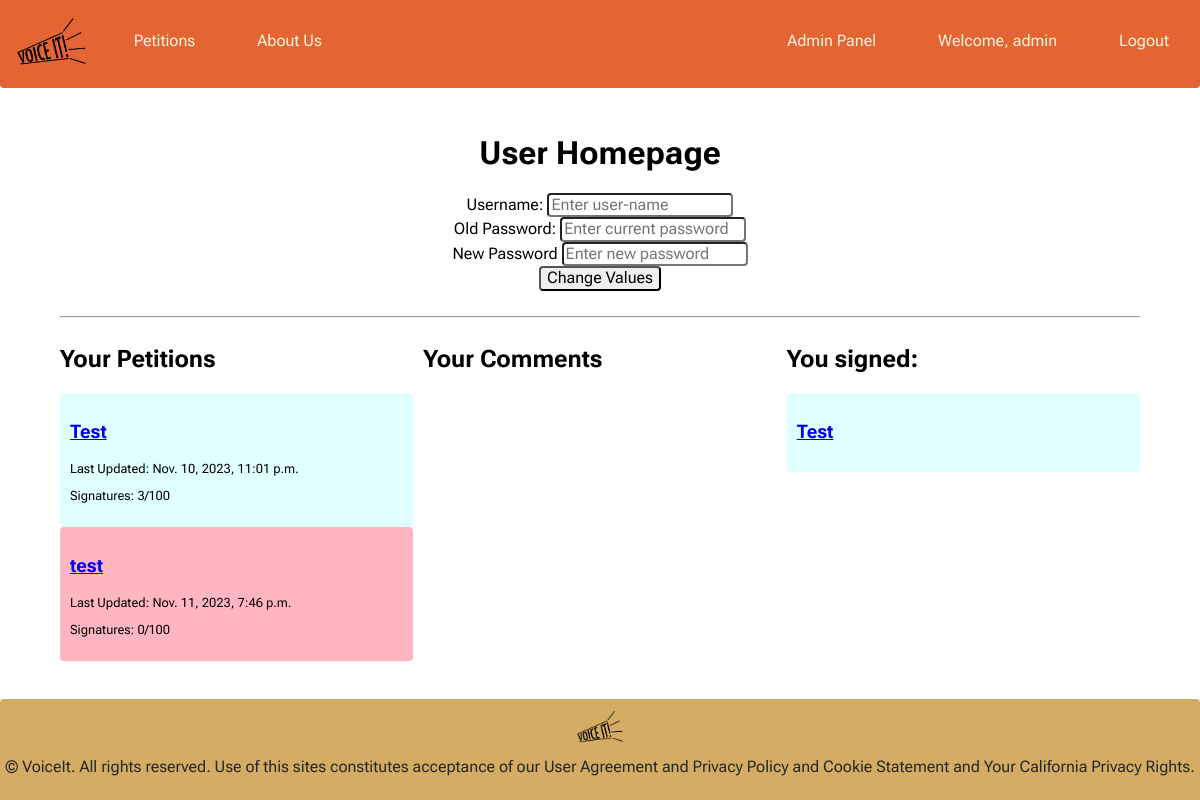
Page /profile/4/ (signed in) on the earlier database version.
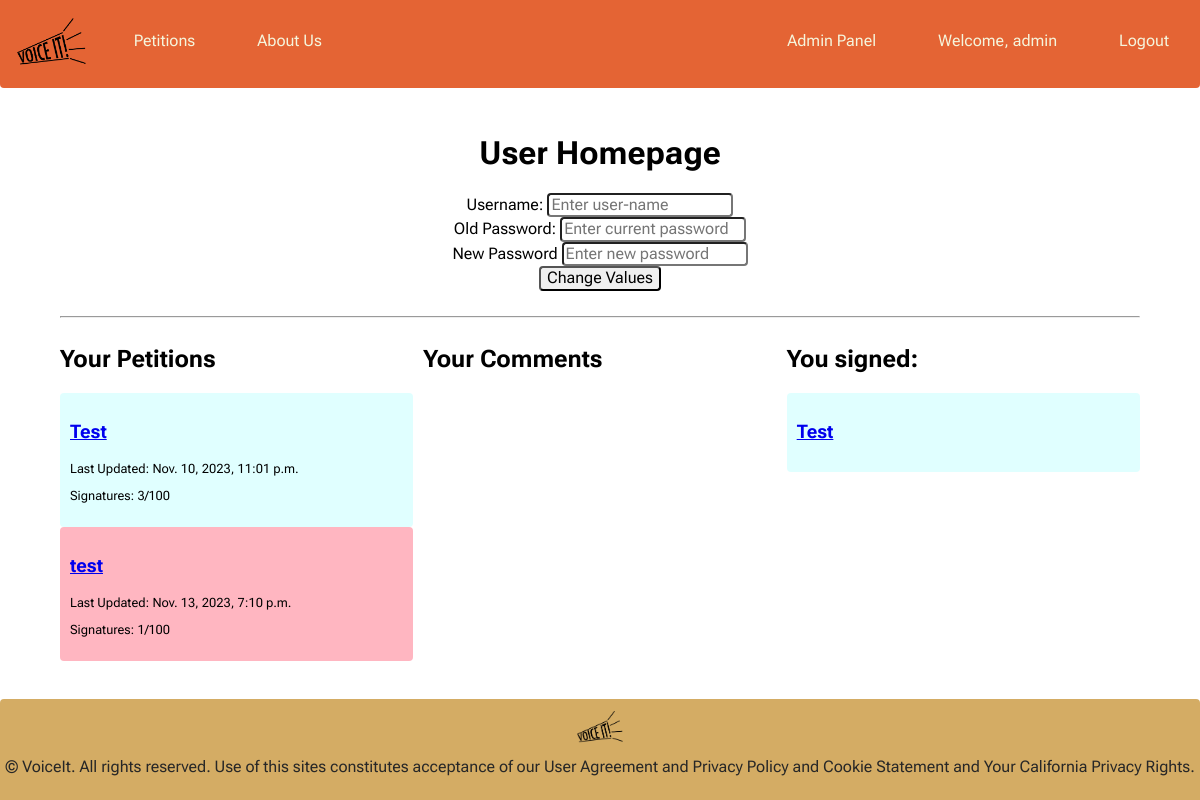
Same page on the later database version.
### base/models.py (models this page shows, shortened)
class Petition(models.Model) :
    id = models.UUIDField(primary_key=True, default=uuid.uuid4, editable=False, unique=True)
    author = models.ForeignKey(AUTH_USER_MODEL, on_delete = models.CASCADE, null = True)
    default_category = Category.objects.get(category_str="Other")
    category = models.ForeignKey(Category,  on_delete = models.CASCADE, null = False, blank = False,default=default_category.pk)
    signature_goal = models.PositiveIntegerField(null = True, blank = True)
    total_signatures = models.PositiveIntegerField(default = 0, null = True, blank = True)
    TITLE_CHAR_LIMIT = 70
    title = models.CharField(max_length = TITLE_CHAR_LIMIT, null=False, blank = False)
    ALLOW_EMPTY_TEXT = False
    description = models.TextField(null = ALLOW_EMPTY_TEXT, blank = ALLOW_EMPTY_TEXT, default="No description given.")
    last_updated = models.DateTimeField(auto_now = True)
    creation_date = models.DateTimeField(auto_now_add = True)

### base/views.py (the view, shortened to what this page needs)
# urls.py: path('profile/<str:pk>/', views.profile, name = "profile")
@login_required(login_url = "/login/?previous=/create-petition/")
def profile(request, pk) :
    userid = request.user.id
    if not int(userid) == int(pk) :
        return redirect('home')
    else:
        user = request.user
        user_petitions = Petition.objects.filter(author_id=userid)
        user_comments = PetitionReply.objects.filter(author_id=userid)
        user_signatures = Signature.objects.filter(owner_id=userid)
        all_petitions = Petition.objects.all()
        context = {
            "user_petitions" : user_petitions,
            "user_comments" : user_comments,
            "user_signatures" : user_signatures,
            "all_petitions" : all_petitions,
        }
        return render(request, 'base/profile.html', context)

### base/templates/base/profile.html (shortened to what this page needs)
{%extends 'main.html'%}
{%block content%}
<div class="logreg-center">
    <H1>User Homepage</H1>
    <form method="POST" action="">
        <label>Username:</label>
        <input type="text" name="username" placeholder="Enter user-name" />
        <br>
        <label>Old Password:</label>
        <input type="password" name="current-password" placeholder="Enter current password"/>
        <br>
        <label>New Password</label>
        <input type="password" name="new-password" placeholder="Enter new password"/>
        <br>
        <input type="submit" value="Change Values"/>
    </form>
</div>
<hr>
<div class="userpage-grid">
    <div class="user-petitions">
        <h2>Your Petitions</h2>
        {% for petition in user_petitions %}
        <div class="userpage-striping">
            <h3><a href="{% url 'petition' petition.id%}">{{petition.title}}</a></h3>
            <small>
                <p>Last Updated: {{petition.last_updated}}</p>
                <p>Signatures: {{petition.total_signatures}}/{{petition.signature_goal}}</p>
            </small>
        </div>
        {%endfor%}
    </div>
    <div class="user-comments">
        <h2>Your Comments</h2>
    </div>
    <div class="user-signatures">
        <h2>You signed:</h2>
        {% for signature in user_signatures %}
        <div class="userpage-striping">
            {% for petition in all_petitions %}
            {% if signature.petition_id == petition.id%}
                <h3><a href="{% url 'petition' petition.id%}">{{petition.title}}</a></h3>
            {%endif%}
            {%endfor%}
        </div>
        {%endfor%}
    </div>
</div>
{%endblock content%}

Differences in the rows shown:
changed Petition "test": last_updated "Nov. 11, 2023, 7:46 p.m." → "Nov. 13, 2023, 7:10 p.m."; total_signatures "0" → "1"
